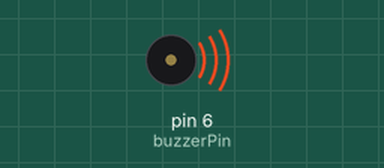
Bench run of a sketch on a simulated Arduino Uno, built with avr-gcc and run on an emulated ATmega328P. On the bench: buzzer (waves = sounding).

Above: at 0.05 s.
Timing chart, 0 to 3.0 s (numbered marks = the images above):
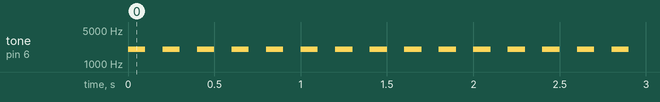

Measured:
- by itself, tone on pin 6 (buzzerPin): alternates 2000 Hz for 0.10 s and silent for 0.10 s

The sketch:

PassiveBuzzerTest.ino
```cpp
const int buzzerPin = 6;

void setup() {
  pinMode(buzzerPin, OUTPUT);
}

void loop() {
  tone(buzzerPin, 2000); // 1000Hz frequency (adjust if needed)
  delay(100);
  noTone(buzzerPin);
  delay(100);
}
```
